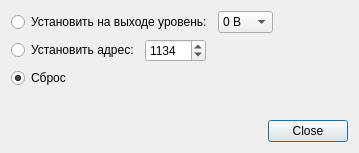
<?xml version="1.0" encoding="UTF-8"?>
<ui version="4.0">
 <class>diagnostics_dialog</class>
 <widget class="QDialog" name="diagnostics_dialog">
  <property name="geometry">
   <rect>
    <x>0</x>
    <y>0</y>
    <width>359</width>
    <height>153</height>
   </rect>
  </property>
  <property name="windowTitle">
   <string>Диагностика</string>
  </property>
  <layout class="QVBoxLayout" name="verticalLayout_2">
   <item>
    <layout class="QVBoxLayout" name="verticalLayout">
     <item>
      <layout class="QHBoxLayout" name="horizontalLayout">
       <item>
        <widget class="QRadioButton" name="set_output_radiobutton">
         <property name="text">
          <string>Установить на выходе уровень:</string>
         </property>
         <property name="checked">
          <bool>false</bool>
         </property>
        </widget>
       </item>
       <item>
        <widget class="QComboBox" name="output_level_combobox">
         <item>
          <property name="text">
           <string>0 В</string>
          </property>
         </item>
         <item>
          <property name="text">
           <string>6 В</string>
          </property>
         </item>
         <item>
          <property name="text">
           <string>12 В</string>
          </property>
         </item>
        </widget>
       </item>
       <item>
        <spacer name="horizontalSpacer">
         <property name="orientation">
          <enum>Qt::Horizontal</enum>
         </property>
         <property name="sizeHint" stdset="0">
          <size>
           <width>0</width>
           <height>0</height>
          </size>
         </property>
        </spacer>
       </item>
      </layout>
     </item>
     <item>
      <layout class="QHBoxLayout" name="horizontalLayout_2">
       <item>
        <widget class="QRadioButton" name="set_addr_radiobutton">
         <property name="text">
          <string>Установить адрес:</string>
         </property>
        </widget>
       </item>
       <item>
        <widget class="QSpinBox" name="addr_spinbox">
         <property name="maximum">
          <number>65535</number>
         </property>
         <property name="value">
          <number>1134</number>
         </property>
        </widget>
       </item>
       <item>
        <spacer name="horizontalSpacer_2">
         <property name="orientation">
          <enum>Qt::Horizontal</enum>
         </property>
         <property name="sizeHint" stdset="0">
          <size>
           <width>0</width>
           <height>0</height>
          </size>
         </property>
        </spacer>
       </item>
      </layout>
     </item>
     <item>
      <layout class="QHBoxLayout" name="horizontalLayout_4">
       <property name="topMargin">
        <number>0</number>
       </property>
       <item>
        <widget class="QRadioButton" name="reset_radiobutton">
         <property name="text">
          <string>Сброс</string>
         </property>
         <property name="checked">
          <bool>true</bool>
         </property>
        </widget>
       </item>
      </layout>
     </item>
    </layout>
   </item>
   <item>
    <spacer name="verticalSpacer">
     <property name="orientation">
      <enum>Qt::Vertical</enum>
     </property>
     <property name="sizeHint" stdset="0">
      <size>
       <width>0</width>
       <height>0</height>
      </size>
     </property>
    </spacer>
   </item>
   <item>
    <widget class="QDialogButtonBox" name="buttonbox">
     <property name="orientation">
      <enum>Qt::Horizontal</enum>
     </property>
     <property name="standardButtons">
      <set>QDialogButtonBox::Close</set>
     </property>
    </widget>
   </item>
  </layout>
 </widget>
 <resources/>
 <connections>
  <connection>
   <sender>buttonbox</sender>
   <signal>rejected()</signal>
   <receiver>diagnostics_dialog</receiver>
   <slot>close()</slot>
   <hints>
    <hint type="sourcelabel">
     <x>248</x>
     <y>254</y>
    </hint>
    <hint type="destinationlabel">
     <x>157</x>
     <y>274</y>
    </hint>
   </hints>
  </connection>
  <connection>
   <sender>output_level_combobox</sender>
   <signal>activated(int)</signal>
   <receiver>set_output_radiobutton</receiver>
   <slot>click()</slot>
   <hints>
    <hint type="sourcelabel">
     <x>302</x>
     <y>24</y>
    </hint>
    <hint type="destinationlabel">
     <x>134</x>
     <y>23</y>
    </hint>
   </hints>
  </connection>
  <connection>
   <sender>addr_spinbox</sender>
   <signal>valueChanged(int)</signal>
   <receiver>set_addr_radiobutton</receiver>
   <slot>click()</slot>
   <hints>
    <hint type="sourcelabel">
     <x>207</x>
     <y>59</y>
    </hint>
    <hint type="destinationlabel">
     <x>88</x>
     <y>58</y>
    </hint>
   </hints>
  </connection>
 </connections>
</ui>
